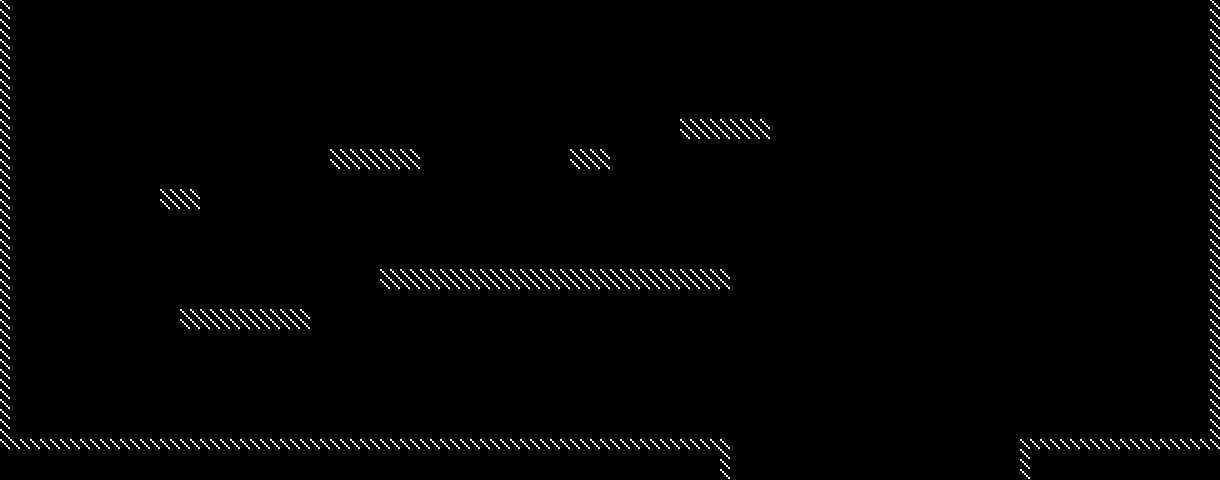

A level layout from a 2D game, rendered from its tile map. Below: a short description, then the map file with tile-grid data replaced by summaries:
An orthogonal 122x48 tile map with 10x10 px tiles, 1 tile layer (Tile Layer 1), 3 tilesets and 3 objects.

<map version="1.0" orientation="orthogonal" renderorder="right-down" width="122" height="48" tilewidth="10" tileheight="10" nextobjectid="11">
 <tileset firstgid="1" name="debug10x10" tilewidth="10" tileheight="10" tilecount="1" columns="1">
  <image source="../assets/graphics/debug/tile10x10.gif" width="10" height="10" />
 </tileset>
 <tileset firstgid="2" name="box" tilewidth="40" tileheight="40" tilecount="1" columns="1">
  <image source="../assets/graphics/debug/box.gif" width="40" height="40" />
 </tileset>
 <tileset firstgid="3" name="debug_door" tilewidth="50" tileheight="80" tilecount="6" columns="6">
  <image source="../assets/graphics/debug/door.gif" width="300" height="80" />
 </tileset>
 <layer name="Tile Layer 1" width="122" height="48" offsetx="0" offsety="-1">
  <data>[5856 cells, 335 non-empty, 1 distinct tile ids]</data>
 </layer>
 <objectgroup name="Object Layer Boxes">
  <object id="3" gid="2" x="727" y="120" width="40" height="40" />
  <object id="4" gid="2" x="476" y="268" width="40" height="40" />
 </objectgroup>
 <objectgroup name="Object Layer Door">
  <object id="9" gid="3" x="1158" y="438" width="50" height="80" />
 </objectgroup>
</map>
